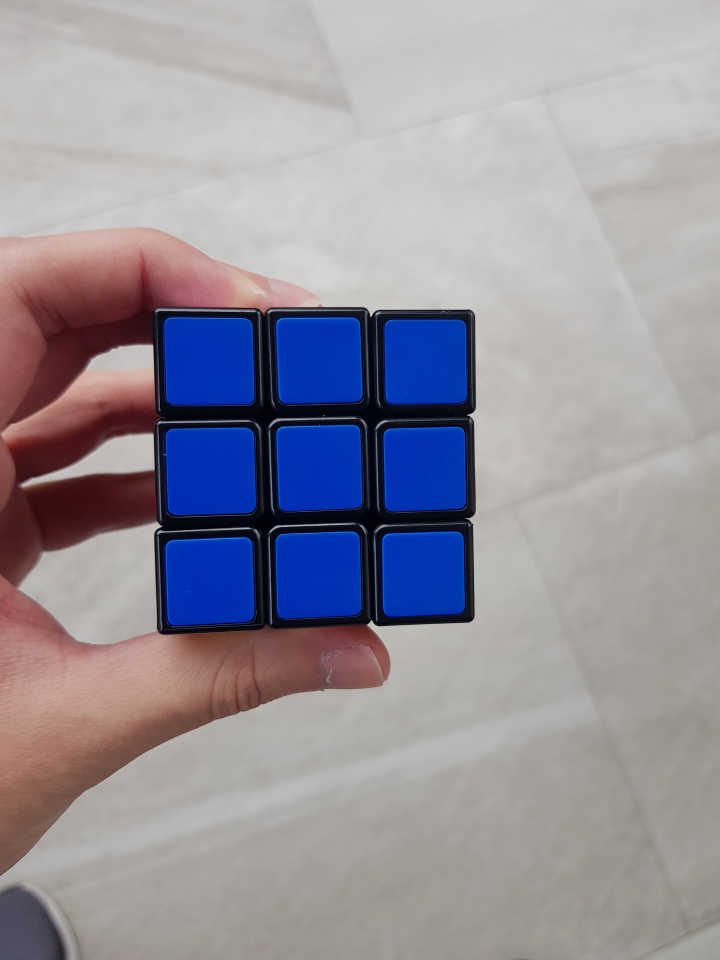
#> input picture TestImages/Blue.jpg, 2160 x 2880 px, given in place of the camera (shown at 1/3 size)
$ python computer_vision.py
#> lines starting #> are read from the running program, lines starting #| are printed output that depends on the picture; after the words box and inside, x2 and y2 are one past the last pixel; in counts of white or black regions, pixels touching at a corner belong together
#> further down, img is the input picture: shape (2880, 2160, 3); mean B, G, R 156.4, 146.2, 149.6
#Start by getting the camera from the computer
#Ideas:
#We can extract the exact contours (cnt) of each square per image and process its color.
#We can extract the cube first, locate all the shapes and then locate per square their color.


import cv2
import numpy as np

frameWidth = 640
frameHeight = 480

cap = cv2.VideoCapture(0) #Webcam
cap.set(3,frameWidth)
cap.set(4,frameHeight)


rubiks_colors = [
            [95,75,51,125,255,255], #Blue
            [26,104,33,96,255,69], #Green
            [0,107,95,8,255,164], #Red
            [0,156,143,37,255,172], #Orange
            [62,0,103,119,255,148], #White
            [10,114,108,82,255,217] #Yellow

]

def stackImages(scale,imgArray):
    rows = len(imgArray)
    cols = len(imgArray[0])
    rowsAvailable = isinstance(imgArray[0], list)
    width = imgArray[0][0].shape[1]
    height = imgArray[0][0].shape[0]
    if rowsAvailable:
        for x in range ( 0, rows):
            for y in range(0, cols):
                if imgArray[x][y].shape[:2] == imgArray[0][0].shape [:2]:
                    imgArray[x][y] = cv2.resize(imgArray[x][y], (0, 0), None, scale, scale)
                else:
                    imgArray[x][y] = cv2.resize(imgArray[x][y], (imgArray[0][0].shape[1], imgArray[0][0].shape[0]), None, scale, scale)
                if len(imgArray[x][y].shape) == 2: imgArray[x][y]= cv2.cvtColor( imgArray[x][y], cv2.COLOR_GRAY2BGR)
        imageBlank = np.zeros((height, width, 3), np.uint8)
        hor = [imageBlank]*rows
        hor_con = [imageBlank]*rows
        for x in range(0, rows):
            hor[x] = np.hstack(imgArray[x])
        ver = np.vstack(hor)
    else:
        for x in range(0, rows):
            if imgArray[x].shape[:2] == imgArray[0].shape[:2]:
                imgArray[x] = cv2.resize(imgArray[x], (0, 0), None, scale, scale)
            else:
                imgArray[x] = cv2.resize(imgArray[x], (imgArray[0].shape[1], imgArray[0].shape[0]), None,scale, scale)
            if len(imgArray[x].shape) == 2: imgArray[x] = cv2.cvtColor(imgArray[x], cv2.COLOR_GRAY2BGR)
        hor= np.hstack(imgArray)
        ver = hor
    return ver


def preprocess(image):
    imgGray = cv2.cvtColor(image, cv2.COLOR_BGR2GRAY) #returns a gray image
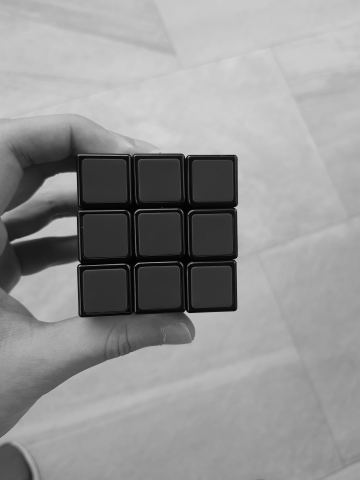
#> imgGray: shape (2880, 2160) (shown at 1/6 size); min 0, max 220, mean 148.4
    imgBlur = cv2.GaussianBlur(imgGray, (7,7), 1) #returns a blurred image
    imgCanny = cv2.Canny(imgBlur, 50, 50)
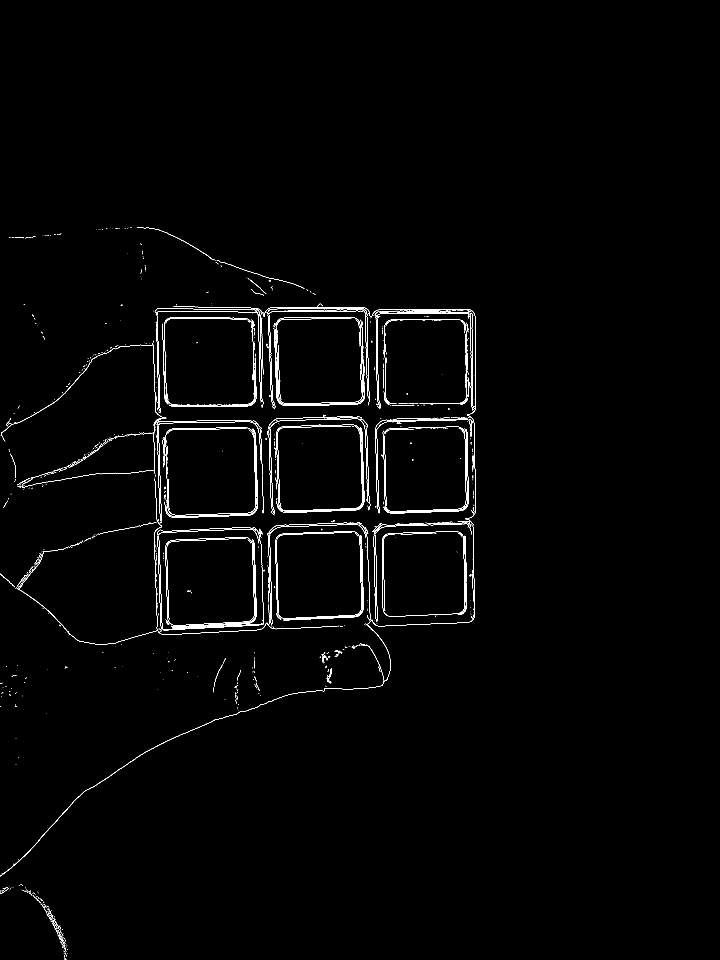
#> imgCanny: shape (2880, 2160) (shown at 1/3 size); 0.83% white in thin lines or dots, all inside (x1, y1, x2, y2) = (0, 681, 1428, 2880)

    kernel = cv2.getStructuringElement(cv2.MORPH_ELLIPSE, (2, 2))
    # kernel = np.ones((5, 5))
    imgDial = cv2.dilate(imgCanny, kernel, iterations=3)
#> imgDial: shape (2880, 2160); 3.1% white; 228 white regions (88 under 20 px), largest, box (x1, y1, x2, y2) and area: (0, 911, 1431, 2632) 109891, (820, 952, 1098, 1221) 10726, (488, 1282, 776, 1557) 9885
    imgThres = cv2.erode(imgDial, kernel, iterations=0)
    return imgThres

def getContour(img): #An image of contours aka the canny edge detection image.
    contours, hierarchy = cv2.findContours(img, cv2.RETR_EXTERNAL, # Second param is retrieval method. There are several, we will use external method. It retrieves the extreme outer contours.
                                           cv2.CHAIN_APPROX_NONE)  # Method of approximation (request all of info or compressed value)
    # There are others that will detect all the details, but this one works great for outer corners

    for cnt in contours: #cnt is an array of basically the contour of what was detected.
        area = cv2.contourArea(cnt)
        if area > 400 and area < 7000:
            # cv2.drawContours(imgContour, cnt, -1, (255, 0, 255), 3)  # -1 = draw all contours.
            cv2.imshow("imgContoursDrawn",imgContour)
            peri = cv2.arcLength(cnt, True)
            approx = cv2.approxPolyDP(cnt, 0.02 * peri, True)
            x, y, w, h = cv2.boundingRect(approx)
            # if len(approx) == 4:
            cv2.drawContours(imgContour, cnt, -1, (255, 0, 255), 3)  # -1 = draw all contours.
            cv2.rectangle(imgContour, (x, y), (x + w, y + h), (0, 255, 0), 2)

    return imgContour

def findColor(img):
    imgHSV = cv2.cvtColor(img, cv2.COLOR_BGR2HSV)
#> imgHSV: shape (2880, 2160, 3); mean H, S, V 43.4, 52.6, 167.2
    stackImages2 = []
    for color in rubiks_colors:
        lower = np.array(color[0:3])
        upper = np.array(color[3:6])
        mask = cv2.inRange(imgHSV,lower,upper)
        lmaoimage = cv2.bitwise_and(img,img,mask=mask)
        stackImages2.append(mask)
        kernel = np.ones((5, 5))
        imgDial = cv2.dilate(mask, kernel, iterations=2)
        imgThres = cv2.erode(mask, kernel, iterations=1)
        getContour(imgThres)
#> this loop made 6 passes
#> contours in getContour on pass 5: 2 contours, all with area under 20
#> pass 1, in findColor, `lmaoimage = cv2.bitwise_and(img,img,mask=mask)`:
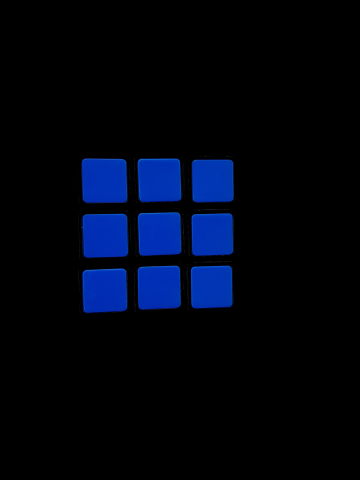
#> lmaoimage: shape (2880, 2160, 3) (shown at 1/6 size); mean B, G, R 17, 4.9, 0.3
#> pass 1, in findColor, `imgThres = cv2.erode(mask, kernel, iterations=1)`:
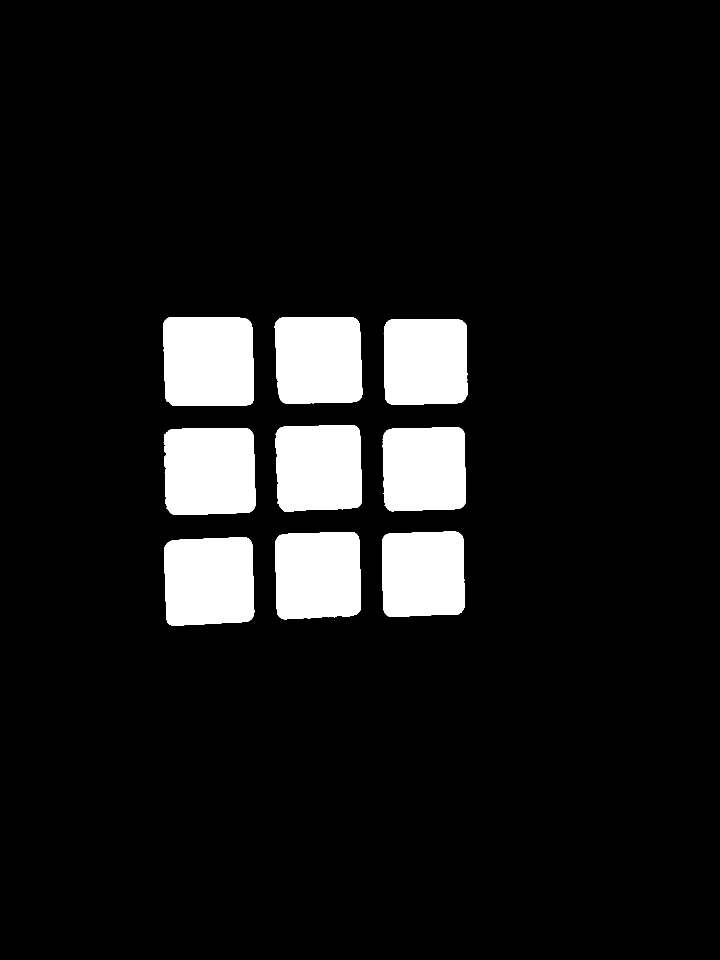
#> imgThres: shape (2880, 2160) (shown at 1/3 size); 9.3% white; 9 white regions, largest, box (x1, y1, x2, y2) and area: (490, 951, 762, 1217) 69844, (491, 1284, 767, 1545) 68288, (493, 1612, 763, 1877) 66944
#> after the loop:
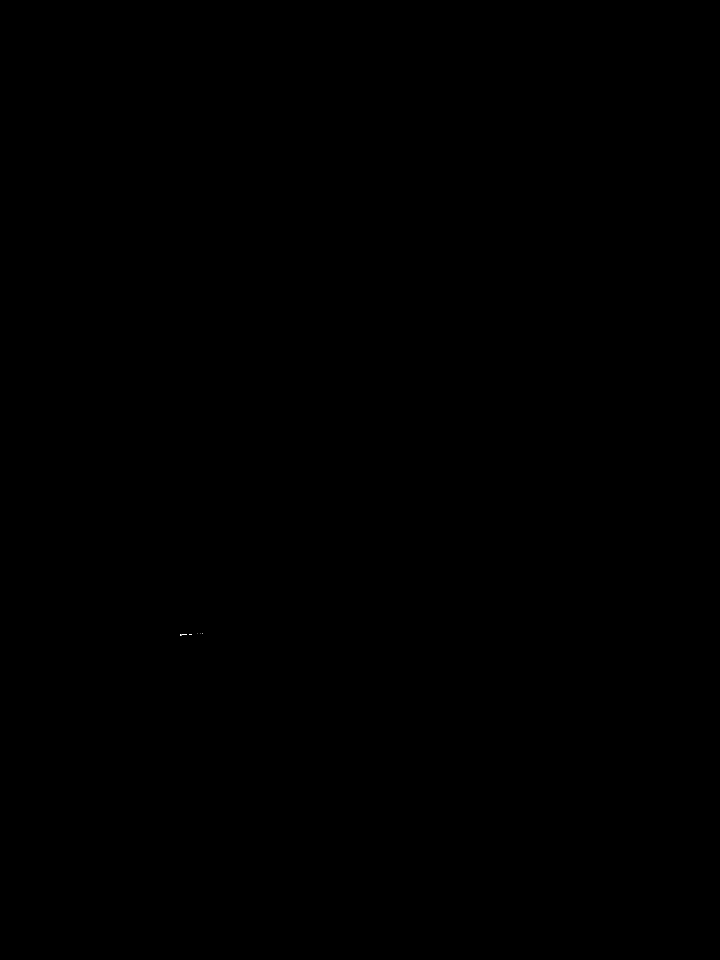
#> mask: shape (2880, 2160) (shown at 1/3 size); 0% white in thin lines or dots, all inside (x1, y1, x2, y2) = (540, 1900, 608, 1906)
#> after the loop, stackImages2 = 6 items
    stackedlify = stackImages(0.6,(stackImages2,stackImages2))
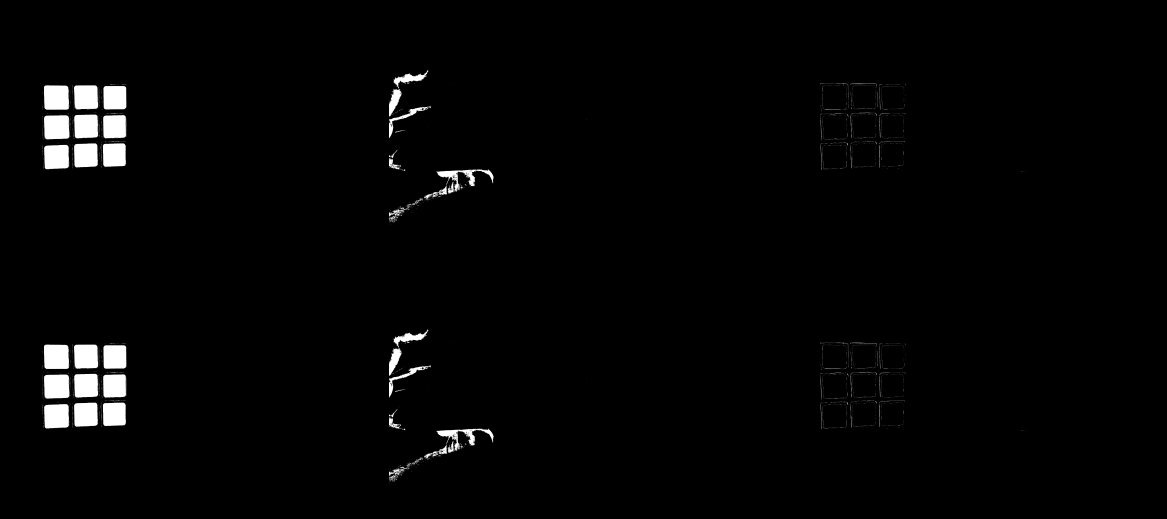
#> stackedlify: shape (2074, 4668, 3) (shown at 1/4 size); min 0, max 255, mean 5.3
    cv2.imshow("Stack",stackedlify)
    # return newPoints


while True:
    success, img = cap.read()
    imgContour = img.copy()

    imgCanny = preprocess(img)
    cv2.imshow("Cannyed",imgCanny)
    # imgContourDrawn = getContour(imgCanny)
    findColor(img)


    # stack_of_images = stackImages(0.6,([img, imgCanny, imgContourDrawn]))
    # cv2.imshow("Project Output", stack_of_images)
    if cv2.waitKey(1) & 0xFF == ord('q'):
#> (key q is pressed here)
        break

$ run again, on TestImages/Green.jpg
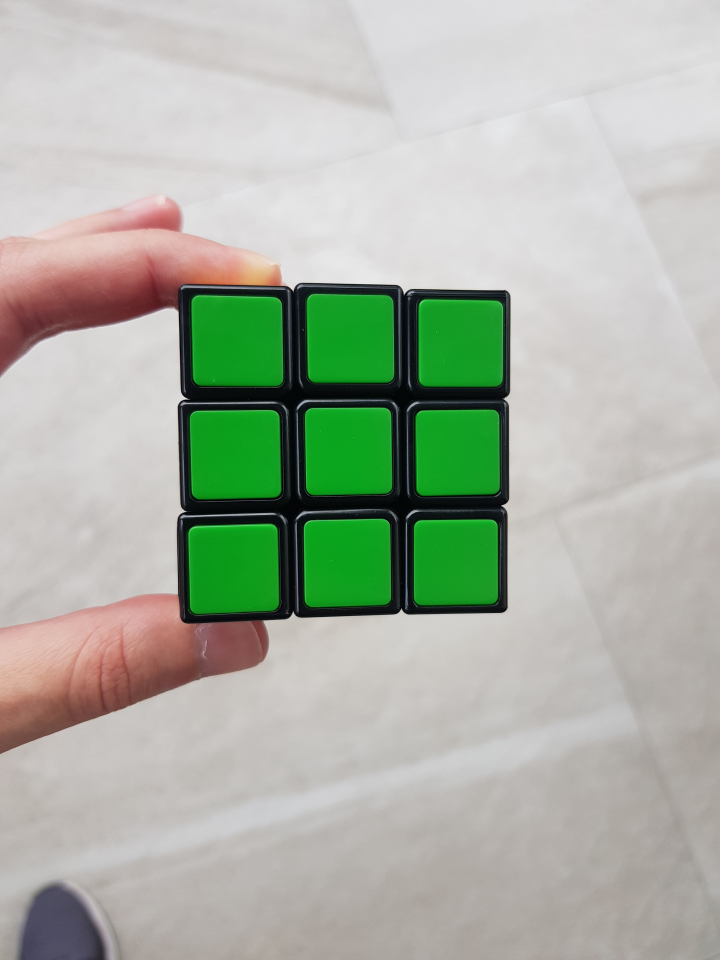
#> input picture TestImages/Green.jpg, 2160 x 2880 px, given in place of the camera (shown at 1/3 size)
#> img is the input picture: shape (2880, 2160, 3); mean B, G, R 165.3, 179.6, 170.9
#> imgCanny: shape (2880, 2160); 0.84% white in thin lines or dots, all inside (x1, y1, x2, y2) = (0, 593, 1532, 2880)
#> imgHSV: shape (2880, 2160, 3); mean H, S, V 42, 40.9, 185.7
#> after the loop in findColor, `for color in rubiks_colors:`:
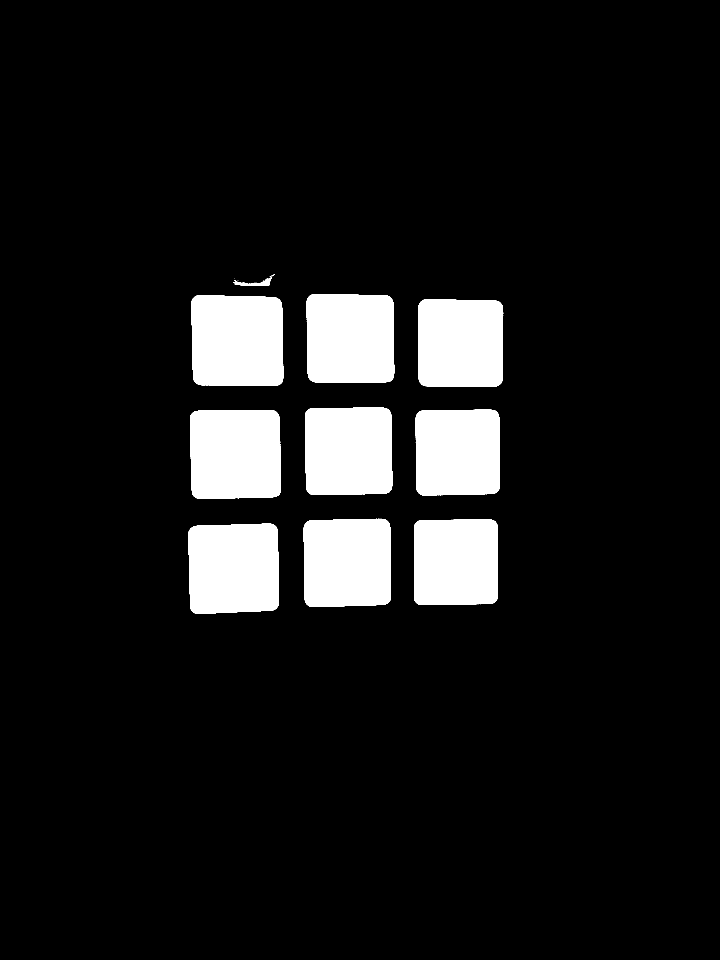
#> mask: shape (2880, 2160) (shown at 1/3 size); 9.7% white; 20 white regions (9 under 20 px), largest, box (x1, y1, x2, y2) and area: (574, 886, 850, 1158) 72399, (570, 1230, 843, 1497) 70271, (565, 1571, 837, 1841) 69508
#> after the loop in findColor, `for color in rubiks_colors:`: stackImages2 = 6 items
#> in findColor, `stackedlify = stackImages(0.6,(stackImages2,stackImages2))`:
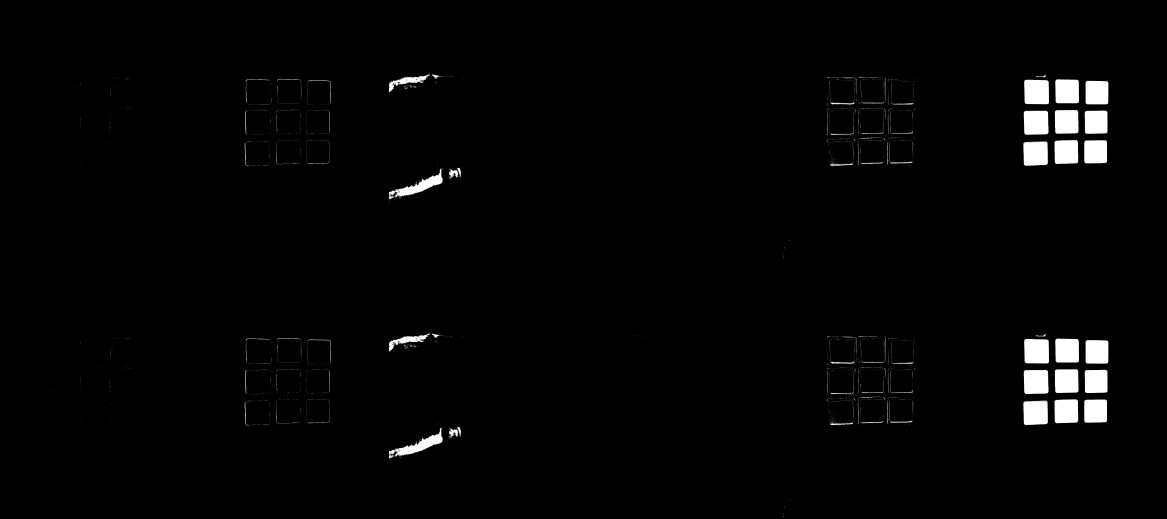
#> stackedlify: shape (2074, 4668, 3) (shown at 1/4 size); min 0, max 255, mean 5.2
